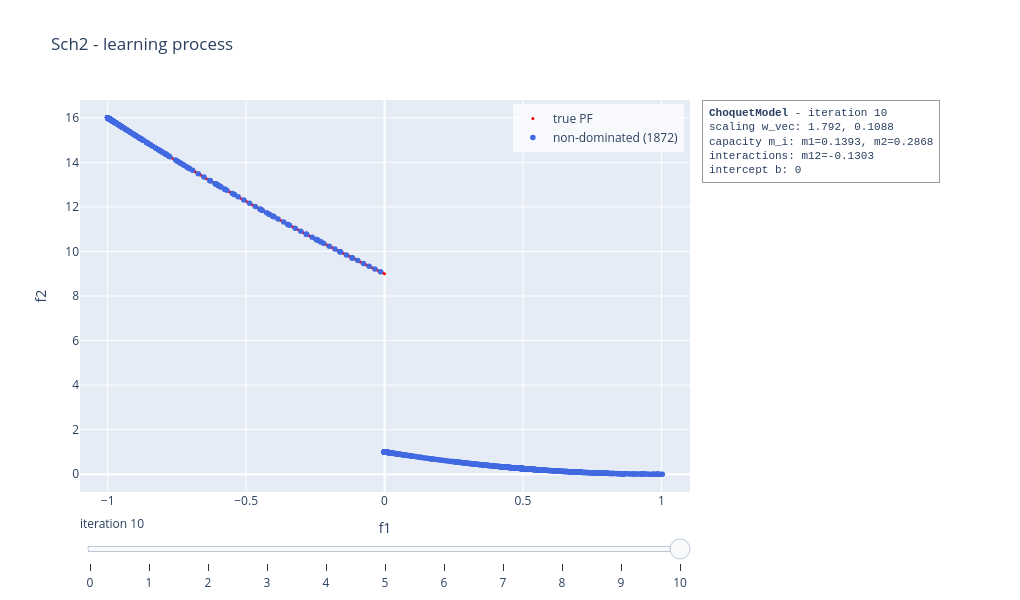

This figure's notebook cell:
### Code cell
choquet_model.visualise("learning", show = False)

### Figure 1 — Plotly figure (JSON) as saved in the notebook; plotly's stock layout.template omitted (floating-point values rounded to 4 significant figures; data arrays with more than 128 entries replaced by an {"elided": "..."} marker saying what was removed)
{"data": [{"marker": {"color": "red", "size": 3}, "mode": "markers", "name": "true PF", "type": "scatter", "x": {"elided": "300 float values"}, "y": {"elided": "300 float values"}}, {"marker": {"color": "royalblue", "size": 5.5}, "mode": "markers", "name": "non-dominated (1872)", "type": "scatter", "x": {"elided": "1872 float values"}, "y": {"elided": "1872 float values"}}], "layout": {"annotations": [{"align": "left", "bgcolor": "rgba(255,255,255,0.85)", "bordercolor": "#999999", "borderpad": 6, "borderwidth": 1, "font": {"family": "Courier New, monospace", "size": 11}, "showarrow": false, "text": "<b>ChoquetModel</b> - iteration 10<br>scaling w_vec: 1.792, 0.1088<br>capacity m_i: m1=0.1393, m2=0.2868<br>interactions: m12=-0.1303<br>intercept b: 0", "x": 1.02, "xanchor": "left", "xref": "paper", "y": 1, "yanchor": "top", "yref": "paper"}], "height": 600, "legend": {"bgcolor": "rgba(255,255,255,0.7)", "x": 0.99, "xanchor": "right", "y": 0.99, "yanchor": "top"}, "margin": {"r": 330}, "showlegend": true, "sliders": [{"active": 10, "currentvalue": {"prefix": "iteration "}, "steps": [{"args": [["0"], {"frame": {"redraw": true}, "mode": "immediate"}], "label": "0", "method": "animate"}, {"args": [["1"], {"frame": {"redraw": true}, "mode": "immediate"}], "label": "1", "method": "animate"}, {"args": [["2"], {"frame": {"redraw": true}, "mode": "immediate"}], "label": "2", "method": "animate"}, {"args": [["3"], {"frame": {"redraw": true}, "mode": "immediate"}], "label": "3", "method": "animate"}, {"args": [["4"], {"frame": {"redraw": true}, "mode": "immediate"}], "label": "4", "method": "animate"}, {"args": [["5"], {"frame": {"redraw": true}, "mode": "immediate"}], "label": "5", "method": "animate"}, {"args": [["6"], {"frame": {"redraw": true}, "mode": "immediate"}], "label": "6", "method": "animate"}, {"args": [["7"], {"frame": {"redraw": true}, "mode": "immediate"}], "label": "7", "method": "animate"}, {"args": [["8"], {"frame": {"redraw": true}, "mode": "immediate"}], "label": "8", "method": "animate"}, {"args": [["9"], {"frame": {"redraw": true}, "mode": "immediate"}], "label": "9", "method": "animate"}, {"args": [["10"], {"frame": {"redraw": true}, "mode": "immediate"}], "label": "10", "method": "animate"}]}], "title": {"text": "Sch2 - learning process"}, "width": 1020, "xaxis": {"range": [-1.1, 1.104], "title": {"text": "f1"}}, "yaxis": {"range": [-0.8, 16.8], "title": {"text": "f2"}}}}
